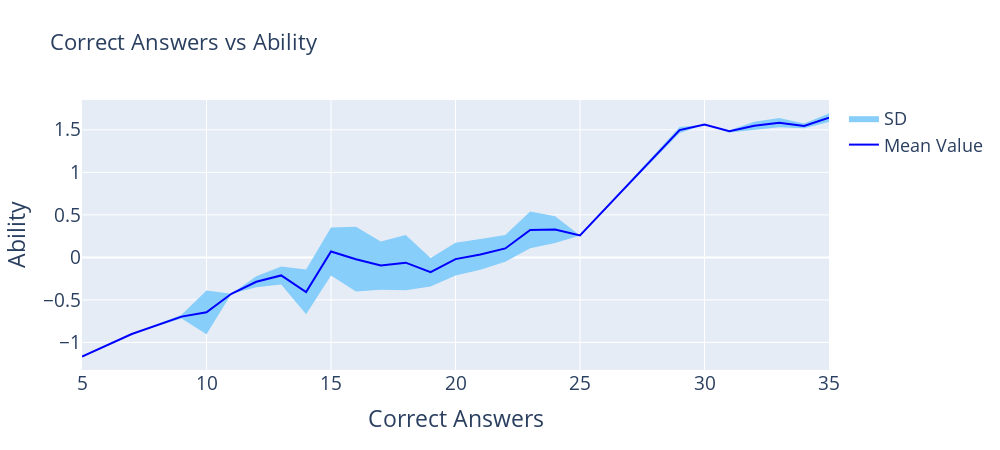

The notebook cell this image was saved under:
### Markdown cell above
The graph below shows the ability (agency) of the participants to answer the test questions. Ability is calculated using Item Response Theory (IRT), which measures an individual's proficiency or skill level in the domain being tested. Ability is typically represented on a continuous scale, with a mean of 0. This scale is arbitrary but helps in interpreting the relative proficiency of individuals within the tested group.

The standard deviation (SD) indicates the variability in the abilities of participants who were able to answer a certain number of questions correctly.

### Code cell
# Calculate mean and standard deviation for each unique value in 'sum_answ'
df = participants_df
stats = df.groupby('sum_answ')['ability'].agg(['mean', 'std']).reset_index()
stats.columns = ['sum_answ', 'mean', 'std']

# Replace NaN values with 0 in stats
stats.fillna({'std': 0}, inplace=True)

# Create the figure
fig = go.Figure()

# Add fill between lines for the range (-SD, +SD)
fig.add_trace(go.Scatter(
    x=pd.concat([stats['sum_answ'], stats['sum_answ'][::-1]]),
    y=pd.concat([stats['mean'] + stats['std'], (stats['mean'] - stats['std'])[::-1]]),
    fill='toself',
    fillcolor='LightSkyBlue',
    line=dict(color='rgba(255,255,255,0)'),
    name='SD',
    showlegend=True
))

# Add line representing mean value for each unique sum_answ
fig.add_trace(go.Scatter(x=stats['sum_answ'], y=stats['mean'], mode='lines',
                         line=dict(width=2, color='blue'),
                         name='Mean Value'))

# Update layout
fig.update_layout(
    title='Correct Answers vs Ability',
    xaxis_title='Correct Answers',
    yaxis_title='Ability'
)

# set font size for x and y axes and title
fig.update_xaxes(tickfont=dict(size=19), title_font_size=23)
fig.update_yaxes(tickfont=dict(size=19), title_font_size=23)
fig.update_layout(title_font_size=22)

fig.update_layout(showlegend=True, legend=dict(font=dict(size=18)))

# set the figure size
fig.update_layout(width=1000, height=450)
fig.show()

### Figure 1 — Plotly figure (JSON) as saved in the notebook; plotly's stock layout.template omitted (floating-point values rounded to 4 significant figures)
{"data": [{"fill": "toself", "fillcolor": "LightSkyBlue", "line": {"color": "rgba(255,255,255,0)"}, "name": "SD", "showlegend": true, "type": "scatter", "x": [5, 7, 9, 10, 11, 12, 13, 14, 15, 16, 17, 18, 19, 20, 21, 22, 23, 24, 25, 29, 30, 31, 32, 33, 34, 35, 35, 34, 33, 32, 31, 30, 29, 25, 24, 23, 22, 21, 20, 19, 18, 17, 16, 15, 14, 13, 12, 11, 10, 9, 7, 5], "y": [-1.166, -0.901, -0.6751, -0.3892, -0.4282, -0.2226, -0.106, -0.1435, 0.3524, 0.3597, 0.1881, 0.262, -0.005789, 0.1713, 0.2151, 0.2627, 0.5389, 0.4843, 0.2583, 1.533, 1.561, 1.495, 1.595, 1.638, 1.573, 1.692, 1.592, 1.518, 1.53, 1.503, 1.47, 1.561, 1.462, 0.2583, 0.1704, 0.1079, -0.05257, -0.1455, -0.2122, -0.3428, -0.3857, -0.3794, -0.4024, -0.2139, -0.6701, -0.3177, -0.3505, -0.4282, -0.9034, -0.7178, -0.901, -1.166]}, {"line": {"color": "blue", "width": 2}, "mode": "lines", "name": "Mean Value", "type": "scatter", "x": [5, 7, 9, 10, 11, 12, 13, 14, 15, 16, 17, 18, 19, 20, 21, 22, 23, 24, 25, 29, 30, 31, 32, 33, 34, 35], "y": [-1.166, -0.901, -0.6964, -0.6463, -0.4282, -0.2866, -0.2119, -0.4068, 0.06925, -0.02136, -0.09564, -0.06186, -0.1743, -0.02045, 0.0348, 0.1051, 0.3234, 0.3274, 0.2583, 1.497, 1.561, 1.483, 1.549, 1.584, 1.546, 1.642]}], "layout": {"height": 450, "legend": {"font": {"size": 18}}, "showlegend": true, "title": {"font": {"size": 22}, "text": "Correct Answers vs Ability"}, "width": 1000, "xaxis": {"tickfont": {"size": 19}, "title": {"font": {"size": 23}, "text": "Correct Answers"}}, "yaxis": {"tickfont": {"size": 19}, "title": {"font": {"size": 23}, "text": "Ability"}}}}
